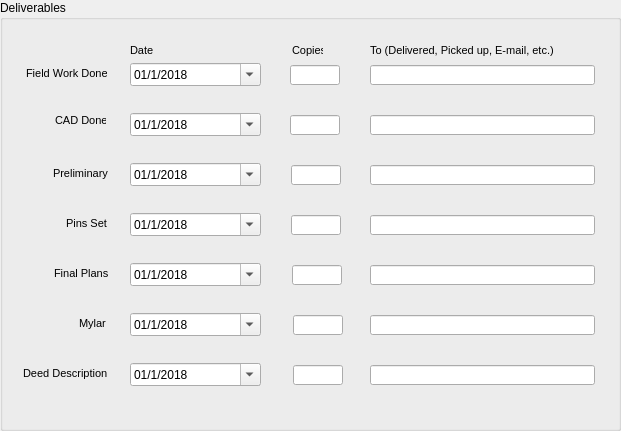
         <widget class="QGroupBox" name="groupBox_job_3">
          <property name="geometry">
           <rect>
            <x>20</x>
            <y>410</y>
            <width>621</width>
            <height>431</height>
           </rect>
          </property>
          <property name="font">
           <font>
            <weight>50</weight>
            <bold>false</bold>
           </font>
          </property>
          <property name="title">
           <string>Deliverables</string>
          </property>
          <widget class="QLineEdit" name="to_fw">
           <property name="geometry">
            <rect>
             <x>370</x>
             <y>65</y>
             <width>225</width>
             <height>20</height>
            </rect>
           </property>
           <property name="sizePolicy">
            <sizepolicy hsizetype="Fixed" vsizetype="Fixed">
             <horstretch>0</horstretch>
             <verstretch>0</verstretch>
            </sizepolicy>
           </property>
           <property name="maximumSize">
            <size>
             <width>1677775</width>
             <height>16777215</height>
            </size>
           </property>
           <property name="text">
            <string/>
           </property>
          </widget>
          <widget class="QLineEdit" name="copies_fw">
           <property name="geometry">
            <rect>
             <x>290</x>
             <y>65</y>
             <width>50</width>
             <height>20</height>
            </rect>
           </property>
           <property name="sizePolicy">
            <sizepolicy hsizetype="Fixed" vsizetype="Fixed">
             <horstretch>0</horstretch>
             <verstretch>0</verstretch>
            </sizepolicy>
           </property>
           <property name="maximumSize">
            <size>
             <width>50</width>
             <height>16777215</height>
            </size>
           </property>
          </widget>
          <widget class="QLineEdit" name="copies_cad">
           <property name="geometry">
            <rect>
             <x>290</x>
             <y>115</y>
             <width>50</width>
             <height>20</height>
            </rect>
           </property>
           <property name="sizePolicy">
            <sizepolicy hsizetype="Fixed" vsizetype="Fixed">
             <horstretch>0</horstretch>
             <verstretch>0</verstretch>
            </sizepolicy>
           </property>
           <property name="maximumSize">
            <size>
             <width>50</width>
             <height>16777215</height>
            </size>
           </property>
          </widget>
          <widget class="QLineEdit" name="copies_prelim">
           <property name="geometry">
            <rect>
             <x>291</x>
             <y>165</y>
             <width>50</width>
             <height>20</height>
            </rect>
           </property>
           <property name="sizePolicy">
            <sizepolicy hsizetype="Fixed" vsizetype="Fixed">
             <horstretch>0</horstretch>
             <verstretch>0</verstretch>
            </sizepolicy>
           </property>
           <property name="maximumSize">
            <size>
             <width>50</width>
             <height>16777215</height>
            </size>
           </property>
          </widget>
          <widget class="QLabel" name="label_21">
           <property name="geometry">
            <rect>
             <x>26</x>
             <y>63</y>
             <width>81</width>
             <height>21</height>
            </rect>
           </property>
           <property name="font">
            <font>
             <pointsize>8</pointsize>
             <weight>50</weight>
             <bold>false</bold>
            </font>
           </property>
           <property name="text">
            <string>Field Work Done</string>
           </property>
          </widget>
          <widget class="QLabel" name="label_22">
           <property name="geometry">
            <rect>
             <x>55</x>
             <y>110</y>
             <width>51</width>
             <height>21</height>
            </rect>
           </property>
           <property name="font">
            <font>
             <pointsize>8</pointsize>
             <weight>50</weight>
             <bold>false</bold>
            </font>
           </property>
           <property name="text">
            <string>CAD Done</string>
           </property>
           <property name="alignment">
            <set>Qt::AlignLeading|Qt::AlignLeft|Qt::AlignVCenter</set>
           </property>
          </widget>
          <widget class="QLabel" name="label_36">
           <property name="geometry">
            <rect>
             <x>53</x>
             <y>163</y>
             <width>61</width>
             <height>21</height>
            </rect>
           </property>
           <property name="font">
            <font>
             <pointsize>8</pointsize>
             <weight>50</weight>
             <bold>false</bold>
            </font>
           </property>
           <property name="text">
            <string>Preliminary</string>
           </property>
           <property name="alignment">
            <set>Qt::AlignLeading|Qt::AlignLeft|Qt::AlignVCenter</set>
           </property>
          </widget>
          <widget class="QLineEdit" name="copies_pins">
           <property name="geometry">
            <rect>
             <x>291</x>
             <y>215</y>
             <width>50</width>
             <height>20</height>
            </rect>
           </property>
           <property name="sizePolicy">
            <sizepolicy hsizetype="Fixed" vsizetype="Fixed">
             <horstretch>0</horstretch>
             <verstretch>0</verstretch>
            </sizepolicy>
           </property>
           <property name="maximumSize">
            <size>
             <width>50</width>
             <height>16777215</height>
            </size>
           </property>
          </widget>
          <widget class="QLabel" name="label_37">
           <property name="geometry">
            <rect>
             <x>66</x>
             <y>213</y>
             <width>51</width>
             <height>21</height>
            </rect>
           </property>
           <property name="font">
            <font>
             <pointsize>8</pointsize>
             <weight>50</weight>
             <bold>false</bold>
            </font>
           </property>
           <property name="text">
            <string>Pins Set</string>
           </property>
           <property name="alignment">
            <set>Qt::AlignLeading|Qt::AlignLeft|Qt::AlignVCenter</set>
           </property>
          </widget>
          <widget class="QLabel" name="label_38">
           <property name="geometry">
            <rect>
             <x>130</x>
             <y>40</y>
             <width>31</width>
             <height>21</height>
            </rect>
           </property>
           <property name="font">
            <font>
             <pointsize>8</pointsize>
             <weight>50</weight>
             <bold>false</bold>
            </font>
           </property>
           <property name="text">
            <string>Date</string>
           </property>
          </widget>
          <widget class="QLabel" name="label_39">
           <property name="geometry">
            <rect>
             <x>292</x>
             <y>40</y>
             <width>31</width>
             <height>21</height>
            </rect>
           </property>
           <property name="font">
            <font>
             <pointsize>8</pointsize>
             <weight>50</weight>
             <bold>false</bold>
            </font>
           </property>
           <property name="text">
            <string>Copies</string>
           </property>
          </widget>
          <widget class="QLabel" name="label_40">
           <property name="geometry">
            <rect>
             <x>370</x>
             <y>40</y>
             <width>191</width>
             <height>21</height>
            </rect>
           </property>
           <property name="font">
            <font>
             <pointsize>8</pointsize>
             <weight>50</weight>
             <bold>false</bold>
            </font>
           </property>
           <property name="text">
            <string>To (Delivered, Picked up, E-mail, etc.)</string>
           </property>
          </widget>
          <widget class="QgsDateTimeEdit" name="date_fw">
           <property name="geometry">
            <rect>
             <x>130</x>
             <y>63</y>
             <width>131</width>
             <height>23</height>
            </rect>
           </property>
           <property name="minimumSize">
            <size>
             <width>42</width>
             <height>20</height>
            </size>
           </property>
           <property name="minimumDate">
            <date>
             <year>2018</year>
             <month>1</month>
             <day>1</day>
            </date>
           </property>
           <property name="displayFormat">
            <string>MM/d/yyyy</string>
           </property>
           <property name="calendarPopup">
            <bool>true</bool>
           </property>
          </widget>
          <widget class="QLabel" name="label_44">
           <property name="geometry">
            <rect>
             <x>54</x>
             <y>263</y>
             <width>61</width>
             <height>21</height>
            </rect>
           </property>
           <property name="font">
            <font>
             <pointsize>8</pointsize>
             <weight>50</weight>
             <bold>false</bold>
            </font>
           </property>
           <property name="text">
            <string>Final Plans</string>
           </property>
           <property name="alignment">
            <set>Qt::AlignLeading|Qt::AlignLeft|Qt::AlignVCenter</set>
           </property>
          </widget>
          <widget class="QLabel" name="label_45">
           <property name="geometry">
            <rect>
             <x>79</x>
             <y>313</y>
             <width>31</width>
             <height>21</height>
            </rect>
           </property>
           <property name="font">
            <font>
             <pointsize>8</pointsize>
             <weight>50</weight>
             <bold>false</bold>
            </font>
           </property>
           <property name="text">
            <string>Mylar</string>
           </property>
           <property name="alignment">
            <set>Qt::AlignLeading|Qt::AlignLeft|Qt::AlignVCenter</set>
           </property>
          </widget>
          <widget class="QLineEdit" name="copies_mylar">
           <property name="geometry">
            <rect>
             <x>293</x>
             <y>315</y>
             <width>50</width>
             <height>20</height>
            </rect>
           </property>
           <property name="sizePolicy">
            <sizepolicy hsizetype="Fixed" vsizetype="Fixed">
             <horstretch>0</horstretch>
             <verstretch>0</verstretch>
            </sizepolicy>
           </property>
           <property name="maximumSize">
            <size>
             <width>50</width>
             <height>16777215</height>
            </size>
           </property>
          </widget>
          <widget class="QLineEdit" name="copies_deeddesc">
           <property name="geometry">
            <rect>
             <x>293</x>
             <y>365</y>
             <width>50</width>
             <height>20</height>
            </rect>
           </property>
           <property name="sizePolicy">
            <sizepolicy hsizetype="Fixed" vsizetype="Fixed">
             <horstretch>0</horstretch>
             <verstretch>0</verstretch>
            </sizepolicy>
           </property>
           <property name="maximumSize">
            <size>
             <width>50</width>
             <height>16777215</height>
            </size>
           </property>
          </widget>
          <widget class="QLabel" name="label_46">
           <property name="geometry">
            <rect>
             <x>23</x>
             <y>363</y>
             <width>91</width>
             <height>21</height>
            </rect>
           </property>
           <property name="font">
            <font>
             <pointsize>8</pointsize>
             <weight>50</weight>
             <bold>false</bold>
            </font>
           </property>
           <property name="text">
            <string>Deed Description</string>
           </property>
           <property name="alignment">
            <set>Qt::AlignLeading|Qt::AlignLeft|Qt::AlignVCenter</set>
           </property>
          </widget>
          <widget class="QLineEdit" name="copies_finalplans">
           <property name="geometry">
            <rect>
             <x>292</x>
             <y>265</y>
             <width>50</width>
             <height>20</height>
            </rect>
           </property>
           <property name="sizePolicy">
            <sizepolicy hsizetype="Fixed" vsizetype="Fixed">
             <horstretch>0</horstretch>
             <verstretch>0</verstretch>
            </sizepolicy>
           </property>
           <property name="maximumSize">
            <size>
             <width>50</width>
             <height>16777215</height>
            </size>
           </property>
          </widget>
          <widget class="QLineEdit" name="to_cad">
           <property name="geometry">
            <rect>
             <x>370</x>
             <y>115</y>
             <width>225</width>
             <height>20</height>
            </rect>
           </property>
           <property name="sizePolicy">
            <sizepolicy hsizetype="Fixed" vsizetype="Fixed">
             <horstretch>0</horstretch>
             <verstretch>0</verstretch>
            </sizepolicy>
           </property>
           <property name="maximumSize">
            <size>
             <width>1677775</width>
             <height>16777215</height>
            </size>
           </property>
           <property name="text">
            <string/>
           </property>
          </widget>
          <widget class="QLineEdit" name="to_prelim">
           <property name="geometry">
            <rect>
             <x>370</x>
             <y>165</y>
             <width>225</width>
             <height>20</height>
            </rect>
           </property>
           <property name="sizePolicy">
            <sizepolicy hsizetype="Fixed" vsizetype="Fixed">
             <horstretch>0</horstretch>
             <verstretch>0</verstretch>
            </sizepolicy>
           </property>
           <property name="maximumSize">
            <size>
             <width>1677775</width>
             <height>16777215</height>
            </size>
           </property>
           <property name="text">
            <string/>
           </property>
          </widget>
          <widget class="QLineEdit" name="to_pins">
           <property name="geometry">
            <rect>
             <x>370</x>
             <y>215</y>
             <width>225</width>
             <height>20</height>
            </rect>
           </property>
           <property name="sizePolicy">
            <sizepolicy hsizetype="Fixed" vsizetype="Fixed">
             <horstretch>0</horstretch>
             <verstretch>0</verstretch>
            </sizepolicy>
           </property>
           <property name="maximumSize">
            <size>
             <width>1677775</width>
             <height>16777215</height>
            </size>
           </property>
           <property name="text">
            <string/>
           </property>
          </widget>
          <widget class="QLineEdit" name="to_finalplans">
           <property name="geometry">
            <rect>
             <x>370</x>
             <y>265</y>
             <width>225</width>
             <height>20</height>
            </rect>
           </property>
           <property name="sizePolicy">
            <sizepolicy hsizetype="Fixed" vsizetype="Fixed">
             <horstretch>0</horstretch>
             <verstretch>0</verstretch>
            </sizepolicy>
           </property>
           <property name="maximumSize">
            <size>
             <width>1677775</width>
             <height>16777215</height>
            </size>
           </property>
           <property name="text">
            <string/>
           </property>
          </widget>
          <widget class="QLineEdit" name="to_mylar">
           <property name="geometry">
            <rect>
             <x>370</x>
             <y>315</y>
             <width>225</width>
             <height>20</height>
            </rect>
           </property>
           <property name="sizePolicy">
            <sizepolicy hsizetype="Fixed" vsizetype="Fixed">
             <horstretch>0</horstretch>
             <verstretch>0</verstretch>
            </sizepolicy>
           </property>
           <property name="maximumSize">
            <size>
             <width>1677775</width>
             <height>16777215</height>
            </size>
           </property>
           <property name="text">
            <string/>
           </property>
          </widget>
          <widget class="QLineEdit" name="to_deeddesc">
           <property name="geometry">
            <rect>
             <x>370</x>
             <y>365</y>
             <width>225</width>
             <height>20</height>
            </rect>
           </property>
           <property name="sizePolicy">
            <sizepolicy hsizetype="Fixed" vsizetype="Fixed">
             <horstretch>0</horstretch>
             <verstretch>0</verstretch>
            </sizepolicy>
           </property>
           <property name="maximumSize">
            <size>
             <width>1677775</width>
             <height>16777215</height>
            </size>
           </property>
           <property name="text">
            <string/>
           </property>
          </widget>
          <widget class="QgsDateTimeEdit" name="date_cad">
           <property name="geometry">
            <rect>
             <x>130</x>
             <y>113</y>
             <width>131</width>
             <height>23</height>
            </rect>
           </property>
           <property name="minimumSize">
            <size>
             <width>42</width>
             <height>20</height>
            </size>
           </property>
           <property name="minimumDate">
            <date>
             <year>2018</year>
             <month>1</month>
             <day>1</day>
            </date>
           </property>
           <property name="displayFormat">
            <string>MM/d/yyyy</string>
           </property>
           <property name="calendarPopup">
            <bool>true</bool>
           </property>
          </widget>
          <widget class="QgsDateTimeEdit" name="date_prelim">
           <property name="geometry">
            <rect>
             <x>130</x>
             <y>163</y>
             <width>131</width>
             <height>23</height>
            </rect>
           </property>
           <property name="minimumSize">
            <size>
             <width>42</width>
             <height>20</height>
            </size>
           </property>
           <property name="minimumDate">
            <date>
             <year>2018</year>
             <month>1</month>
             <day>1</day>
            </date>
           </property>
           <property name="displayFormat">
            <string>MM/d/yyyy</string>
           </property>
           <property name="calendarPopup">
            <bool>true</bool>
           </property>
          </widget>
          <widget class="QgsDateTimeEdit" name="date_pins">
           <property name="geometry">
            <rect>
             <x>130</x>
             <y>213</y>
             <width>131</width>
             <height>23</height>
            </rect>
           </property>
           <property name="minimumSize">
            <size>
             <width>42</width>
             <height>20</height>
            </size>
           </property>
           <property name="minimumDate">
            <date>
             <year>2018</year>
             <month>1</month>
             <day>1</day>
            </date>
           </property>
           <property name="displayFormat">
            <string>MM/d/yyyy</string>
           </property>
           <property name="calendarPopup">
            <bool>true</bool>
           </property>
          </widget>
          <widget class="QgsDateTimeEdit" name="date_finalplans">
           <property name="geometry">
            <rect>
             <x>130</x>
             <y>263</y>
             <width>131</width>
             <height>23</height>
            </rect>
           </property>
           <property name="minimumSize">
            <size>
             <width>42</width>
             <height>20</height>
            </size>
           </property>
           <property name="minimumDate">
            <date>
             <year>2018</year>
             <month>1</month>
             <day>1</day>
            </date>
           </property>
           <property name="displayFormat">
            <string>MM/d/yyyy</string>
           </property>
           <property name="calendarPopup">
            <bool>true</bool>
           </property>
          </widget>
          <widget class="QgsDateTimeEdit" name="date_mylar">
           <property name="geometry">
            <rect>
             <x>130</x>
             <y>313</y>
             <width>131</width>
             <height>23</height>
            </rect>
           </property>
           <property name="minimumSize">
            <size>
             <width>42</width>
             <height>20</height>
            </size>
           </property>
           <property name="minimumDate">
            <date>
             <year>2018</year>
             <month>1</month>
             <day>1</day>
            </date>
           </property>
           <property name="displayFormat">
            <string>MM/d/yyyy</string>
           </property>
           <property name="calendarPopup">
            <bool>true</bool>
           </property>
          </widget>
          <widget class="QgsDateTimeEdit" name="date_deeddesc">
           <property name="geometry">
            <rect>
             <x>130</x>
             <y>363</y>
             <width>131</width>
             <height>23</height>
            </rect>
           </property>
           <property name="minimumSize">
            <size>
             <width>42</width>
             <height>20</height>
            </size>
           </property>
           <property name="minimumDate">
            <date>
             <year>2018</year>
             <month>1</month>
             <day>1</day>
            </date>
           </property>
           <property name="displayFormat">
            <string>MM/d/yyyy</string>
           </property>
           <property name="calendarPopup">
            <bool>true</bool>
           </property>
          </widget>
         </widget>
